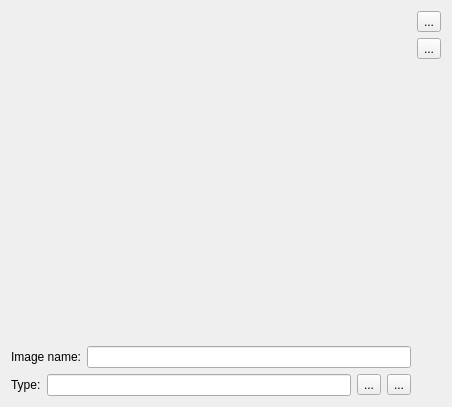
<?xml version="1.0" encoding="UTF-8"?>
<ui version="4.0">
 <class>cv_image_form</class>
 <widget class="QWidget" name="cv_image_form">
  <property name="geometry">
   <rect>
    <x>0</x>
    <y>0</y>
    <width>452</width>
    <height>407</height>
   </rect>
  </property>
  <property name="windowTitle">
   <string>Form</string>
  </property>
  <layout class="QGridLayout" name="gridLayout">
   <item row="0" column="0" colspan="4">
    <widget class="QLabel" name="lImage">
     <property name="sizePolicy">
      <sizepolicy hsizetype="Preferred" vsizetype="Preferred">
       <horstretch>0</horstretch>
       <verstretch>0</verstretch>
      </sizepolicy>
     </property>
     <property name="text">
      <string>&lt;html&gt;&lt;head/&gt;&lt;body&gt;&lt;p&gt;&lt;br/&gt;&lt;/p&gt;&lt;/body&gt;&lt;/html&gt;</string>
     </property>
    </widget>
   </item>
   <item row="0" column="4">
    <layout class="QVBoxLayout" name="buttonsLayout">
     <item>
      <widget class="QToolButton" name="tbLoadImage">
       <property name="text">
        <string>...</string>
       </property>
      </widget>
     </item>
     <item>
      <widget class="QToolButton" name="tbSaveImage">
       <property name="text">
        <string>...</string>
       </property>
      </widget>
     </item>
     <item>
      <spacer name="verticalSpacer">
       <property name="orientation">
        <enum>Qt::Vertical</enum>
       </property>
       <property name="sizeHint" stdset="0">
        <size>
         <width>20</width>
         <height>258</height>
        </size>
       </property>
      </spacer>
     </item>
    </layout>
   </item>
   <item row="1" column="0" colspan="4">
    <layout class="QHBoxLayout" name="hNameLayout">
     <item>
      <widget class="QLabel" name="lImageName">
       <property name="text">
        <string>&lt;html&gt;&lt;head/&gt;&lt;body&gt;&lt;p&gt;Image name:&lt;/p&gt;&lt;/body&gt;&lt;/html&gt;</string>
       </property>
       <property name="alignment">
        <set>Qt::AlignRight|Qt::AlignTrailing|Qt::AlignVCenter</set>
       </property>
      </widget>
     </item>
     <item>
      <widget class="QLineEdit" name="lEImageName"/>
     </item>
    </layout>
   </item>
   <item row="2" column="0">
    <widget class="QLabel" name="lAircraftType">
     <property name="text">
      <string>&lt;html&gt;&lt;head/&gt;&lt;body&gt;&lt;p&gt;Type:&lt;/p&gt;&lt;/body&gt;&lt;/html&gt;</string>
     </property>
    </widget>
   </item>
   <item row="2" column="1">
    <widget class="QLineEdit" name="lEType">
     <property name="readOnly">
      <bool>true</bool>
     </property>
    </widget>
   </item>
   <item row="2" column="2">
    <widget class="QToolButton" name="tbClear">
     <property name="text">
      <string>...</string>
     </property>
    </widget>
   </item>
   <item row="2" column="3">
    <widget class="QToolButton" name="tbSelect">
     <property name="text">
      <string>...</string>
     </property>
    </widget>
   </item>
  </layout>
 </widget>
 <resources/>
 <connections/>
</ui>
